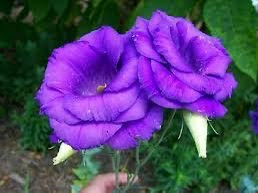
#> input picture Imagen1.jpg, 258 x 193 px
$ jupyter execute 'PRACTICA 9.ipynb'
#> lines starting #> are read from the running program, lines starting #| are printed output that depends on the picture
<a href="https://colab.research.google.com/github/xXErick9087Xx/LABORATORIO_PDI_FIME/blob/main/PRACTICA%209.ipynb" target="_parent"></a>

[cell 1]
import cv2
import matplotlib.pyplot as plt
from google.colab import files
import numpy as np

# Subir imagen desde la computadora
uploaded = files.upload()
#> the answer given: Imagen1.jpg

# Obtener el nombre del archivo subido
nombre_imagen = list(uploaded.keys())[0]

# Leer la imagen
imagen_bgr = cv2.imread(nombre_imagen)
#> imagen_bgr is the input picture: shape (193, 258, 3); mean B, G, R 112.9, 68.3, 83.5

# Verificar si la imagen se cargó correctamente
if imagen_bgr is None:
    print("Error: no se pudo cargar la imagen.")
else:

    # Convertir de BGR a RGB para visualizar correctamente
    imagen_rgb = cv2.cvtColor(imagen_bgr, cv2.COLOR_BGR2RGB)

    # Convertir la imagen a HSV
    imagen_hsv = cv2.cvtColor(imagen_bgr, cv2.COLOR_BGR2HSV)
#> imagen_hsv: shape (193, 258, 3); mean H, S, V 89.7, 160.7, 132.3

    # Separar canales H, S y V
    h, s, v = cv2.split(imagen_hsv)
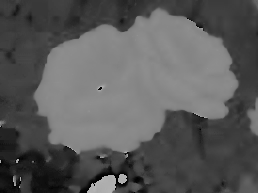
#> h: shape (193, 258); min 0, max 179, mean 89.7
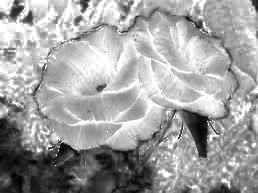
#> s: shape (193, 258); min 0, max 255, mean 160.7
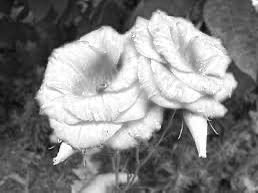
#> v: shape (193, 258); min 7, max 255, mean 132.3

    # Aplicar ecualización al canal de brillo
    v_ecualizado = cv2.equalizeHist(v)
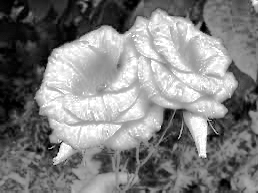
#> v_ecualizado: shape (193, 258); min 0, max 255, mean 128.3

    # Unir nuevamente los canales
    imagen_hsv_mejorada = cv2.merge((h, s, v_ecualizado))
#> imagen_hsv_mejorada: shape (193, 258, 3); mean H, S, V 89.7, 160.7, 128.3

    # Convertir de HSV a BGR
    resultado_bgr = cv2.cvtColor(imagen_hsv_mejorada, cv2.COLOR_HSV2BGR)
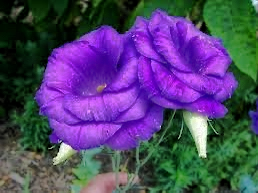
#> resultado_bgr: shape (193, 258, 3); mean B, G, R 108.7, 68.3, 80.9

    # Convertir de BGR a RGB para mostrar
    resultado_rgb = cv2.cvtColor(resultado_bgr, cv2.COLOR_BGR2RGB)

    # Mostrar imágenes
    plt.figure(figsize=(12,6))

    # Imagen original
    plt.subplot(1,2,1)
    plt.imshow(imagen_rgb)
    plt.title("Imagen Original")
    plt.axis("off")

    # Imagen mejorada
    plt.subplot(1,2,2)
    plt.imshow(resultado_rgb)
    plt.title("Imagen Mejorada")
    plt.axis("off")

    plt.tight_layout()
    plt.show()

$ run again, on Imagen3.jpg
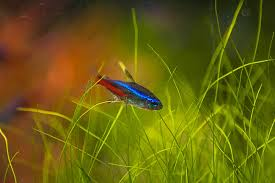
#> input picture Imagen3.jpg, 275 x 183 px
#> imagen_bgr is the input picture: shape (183, 275, 3); mean B, G, R 16, 95.7, 103.5
#> imagen_hsv: shape (183, 275, 3); mean H, S, V 28.6, 214, 112
#> `v_ecualizado = cv2.equalizeHist(v)`:
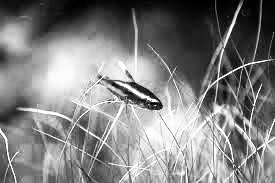
#> v_ecualizado: shape (183, 275); min 0, max 255, mean 128.4
#> imagen_hsv_mejorada: shape (183, 275, 3); mean H, S, V 28.6, 214, 128.4
#> `resultado_bgr = cv2.cvtColor(imagen_hsv_mejorada, cv2.COLOR_HSV2BGR)`:
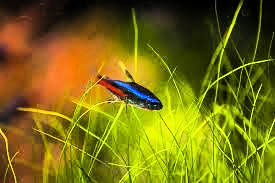
#> resultado_bgr: shape (183, 275, 3); mean B, G, R 15.8, 108.4, 118.8

$ run again, on Imagen5.jpg
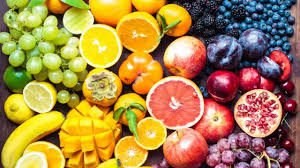
#> input picture Imagen5.jpg, 300 x 168 px
#> imagen_bgr is the input picture: shape (168, 300, 3); mean B, G, R 71.6, 134.9, 170.8
#> imagen_hsv: shape (168, 300, 3); mean H, S, V 60.4, 165.9, 180.2
#> `v_ecualizado = cv2.equalizeHist(v)`:
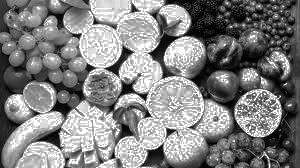
#> v_ecualizado: shape (168, 300); min 0, max 255, mean 129.8
#> imagen_hsv_mejorada: shape (168, 300, 3); mean H, S, V 60.4, 165.9, 129.8
#> `resultado_bgr = cv2.cvtColor(imagen_hsv_mejorada, cv2.COLOR_HSV2BGR)`:
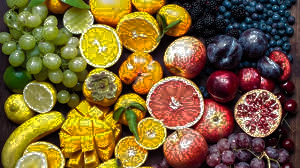
#> resultado_bgr: shape (168, 300, 3); mean B, G, R 49.3, 98.4, 124.4
